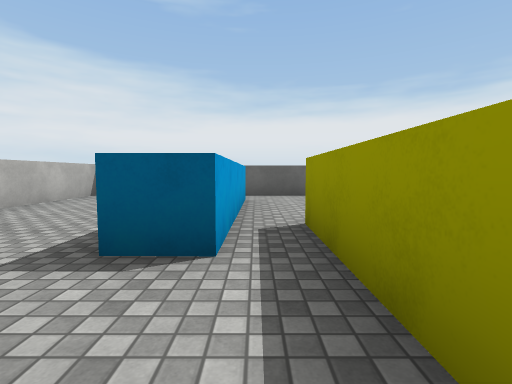
[1] (above)

24 first-person views from a walk through a scene from a Unity 3-D project. The camera is 1.2 m above the floor, tilts 4° down and sees 85° across. The floor is counted in squares, 2 m on a side. Each view is taken from the middle of a square. On the plan, view 1 faces up. The plan holds only what a view shows up to about 9 squares ahead; the rest is blank. The place goes on beyond the plan. The player character is not drawn. Surface patterns are stand-ins for the level's own textures.

[2]
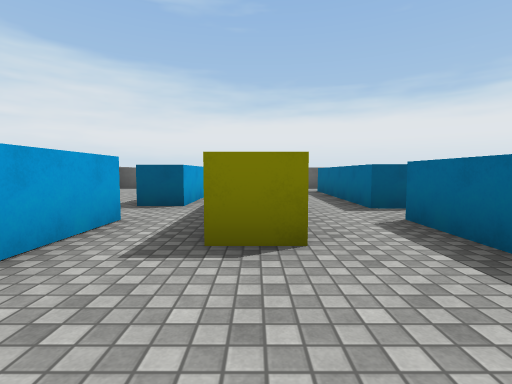

[3]
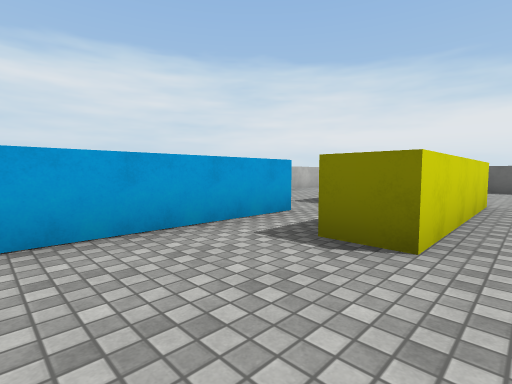

[4]
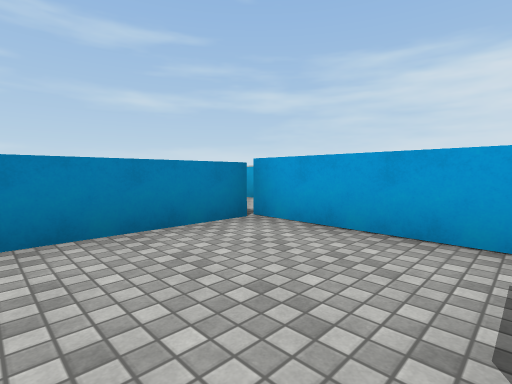

[5]
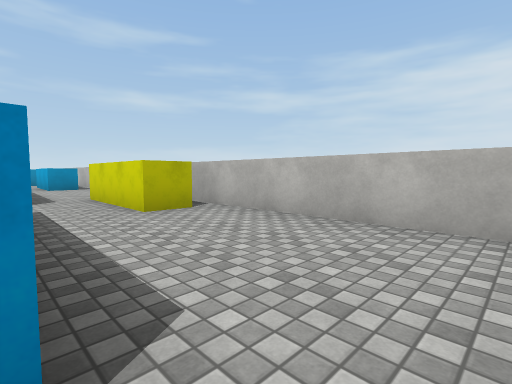

[6]
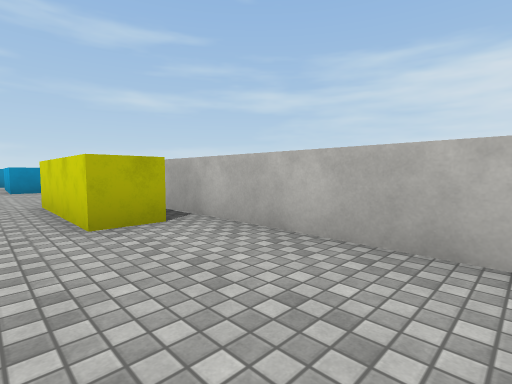

[7]
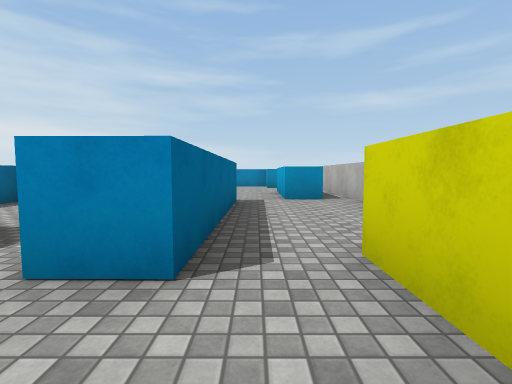

[8]
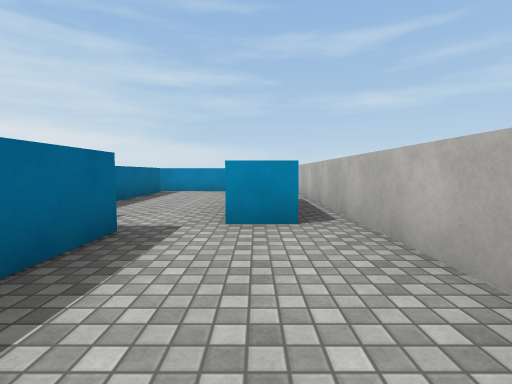

[9]
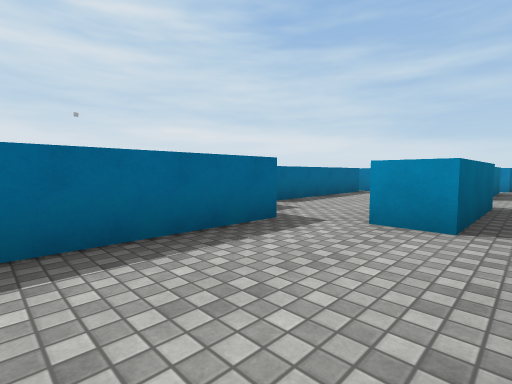

[10]
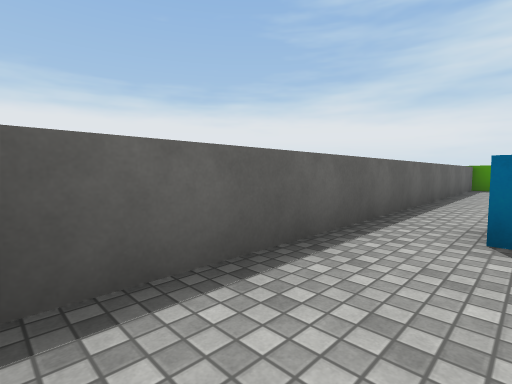

[11]
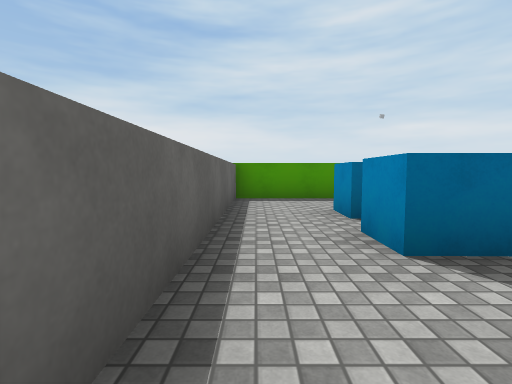

[12]
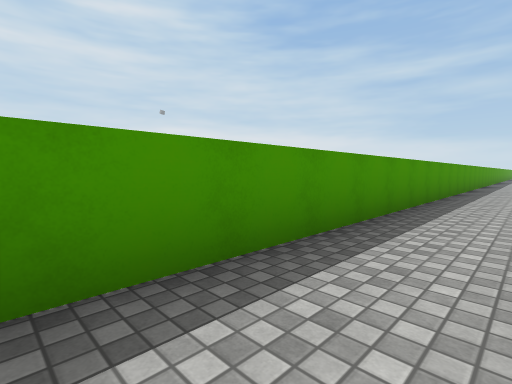

[13]
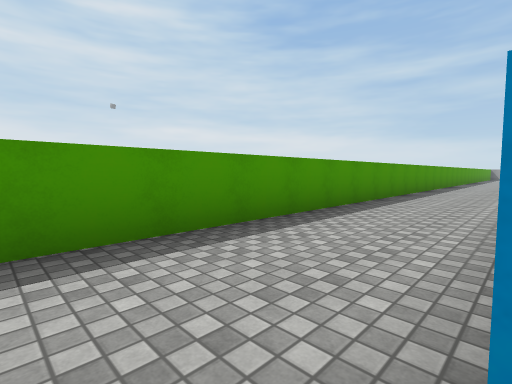

[14]
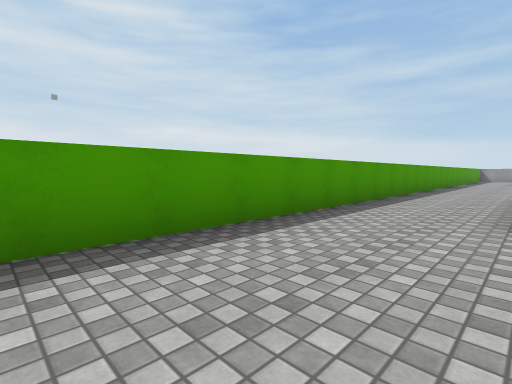

[15]
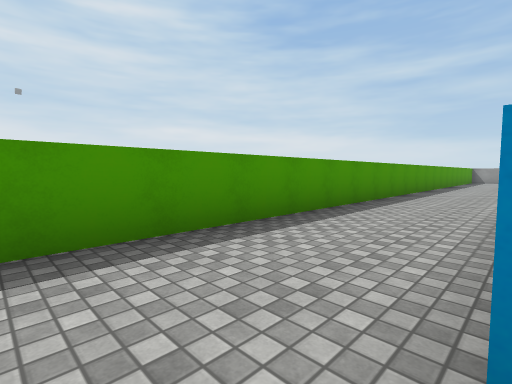

[16]
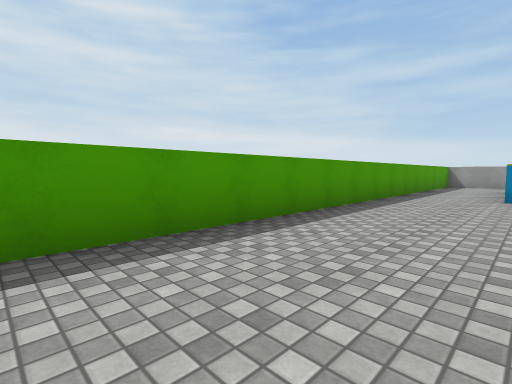

[17]
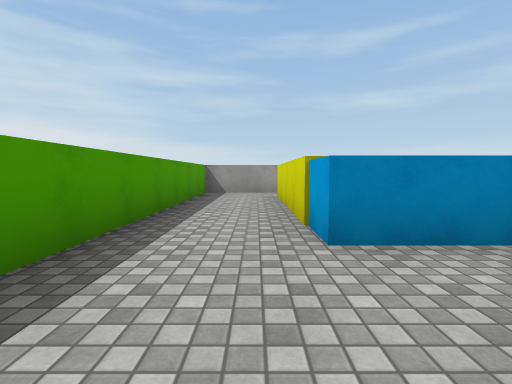

[18]
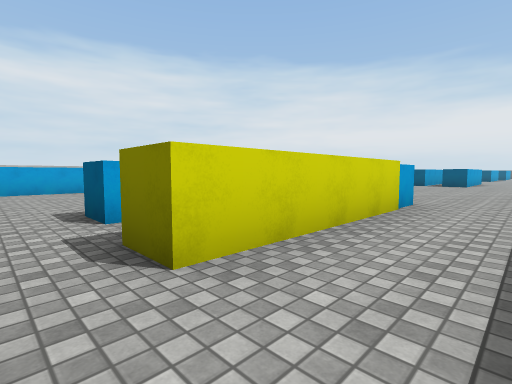

[19]
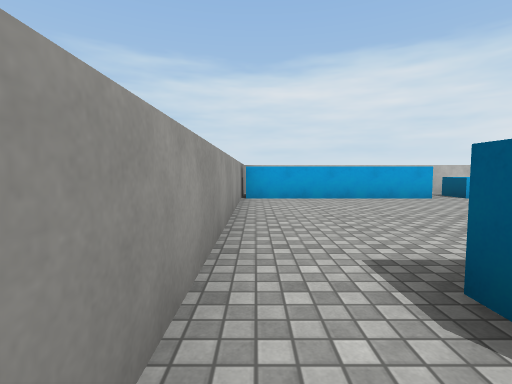

[20]
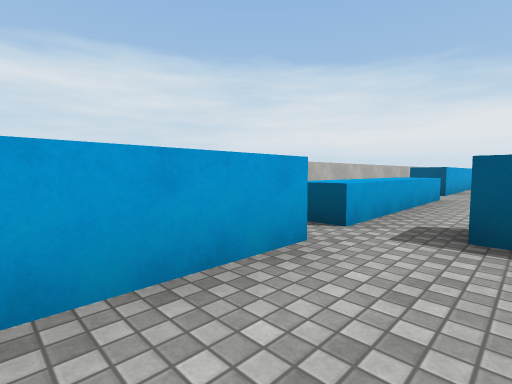

[21]
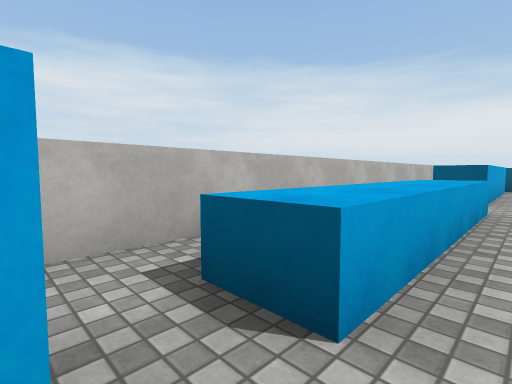

[22]
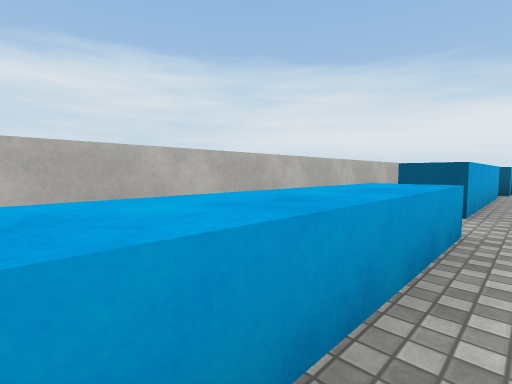

[23]
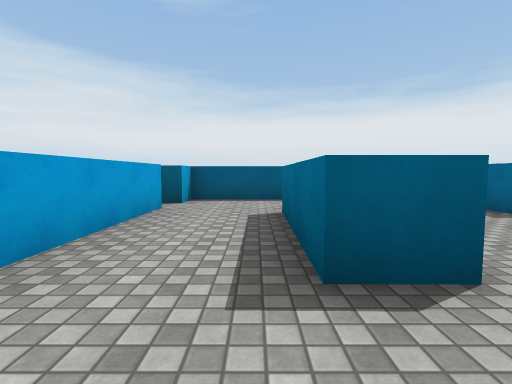

[24]
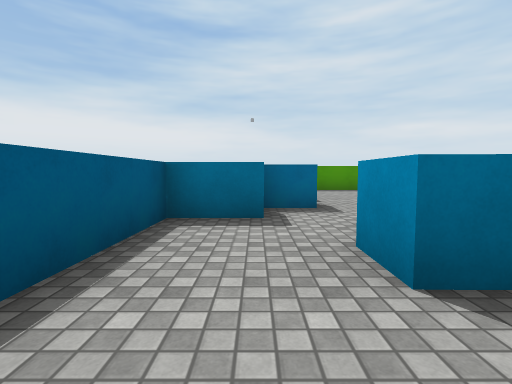

### Floor plan
Key: @ floor where view 1 was taken; # wall or solid block; . floor; ^ raised ledge.
Columns run from 5 left of view 1 to 8 right of it. Each row starts with its distance up from view 1.
  8  ^^^^^^^^^^^^
  7 ^............#
  6 ^...^...^....#
  5 ^...^...^ ^..#
  4 ^...^...^  ..#
  3 ^...^.#.^  ..#
  2 ^.#.^.#.^  ..#
  1   #...#.. ...#
  0   #.#@#.^ ^..#
 -1  ...#...^ ^..#
 -2 ^...#...  ^..#
 -3 ^...#...^ ^..#
 -4 ^...#^^^^ ...#
 -5 ^.^...    ...#
 -6 ^.^..^    ...#
 -7 ^.^..^    ...#
 -8 ^....^    ...#
 -9 ^.^..^    ^..#
-10  .^^^^^   ^..#
-11   ^....^  ^..#
-12   .....^^ ^..#
-13 ^ ^..^..^.^..#
-14 ^ ^..^.......#
-15 ^ ^..^.   ...#
-16 ^ ^...    ...#
-17 ^ ...     ...#
-18 ^ ^.      ...#
-19 ^ ^.      ...#
-20 ^ ^.      ...#
-21 ^ ^..    ....#
-22 ^.^.^    ^^..#
-23 ^.^..     #..#
-24 ^ ^....   #..#
-25 ^ ^.....  #..#
-26 ^ ^.....^.#..#
-27 ^ ^..........^
-28    ^^^^^^^^^^

Positions as (right, up) in squares from view 1, and headings:
1: (0, 0), facing up
2: (1, -3), facing up
3: (2, -3), facing up-left
4: (2, -1), facing down-left
5: (-1, 7), facing down-left
6: (-2, 6), facing down-left
7: (-2, 2), facing down
8: (-3, -1), facing down
9: (-4, -1), facing down-right
10: (-4, 6), facing up-right
11: (1, 7), facing right
12: (6, 7), facing down-right
13: (5, 1), facing down-right
14: (5, -5), facing down-right
15: (5, -8), facing down-right
16: (5, -14), facing down-right
17: (6, -19), facing down
18: (7, -27), facing up-left
19: (4, -27), facing left
20: (-1, -25), facing up-left
21: (-2, -23), facing up-left
22: (-2, -21), facing up-left
23: (-1, -17), facing up
24: (-2, -12), facing right
